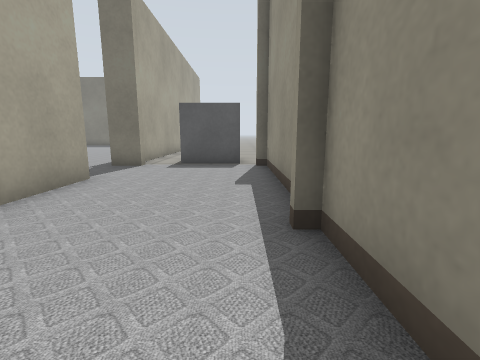
View 1 (above)

24 first-person views from a walk through a robot-simulator world made for Gazebo. The camera is 0.5 m above the floor, tilts 10° down and sees 85° across. Floor lines are 1 m apart. The floor is counted in squares, 0.5 m on a side. Each view is taken from the middle of a square. On the plan, view 1 faces up. The plan holds only what a view shows up to about 11 squares ahead; the rest is blank. The place goes on beyond the plan. Robots are left out. Some surface patterns are stand-ins.

View 2
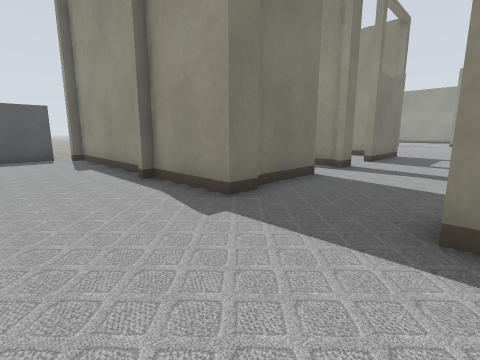

View 3
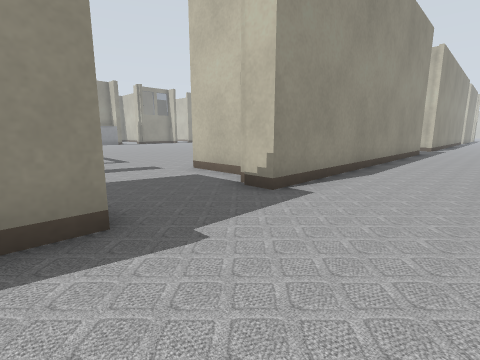

View 4
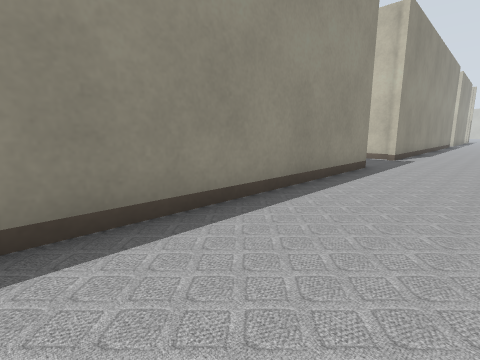

View 5
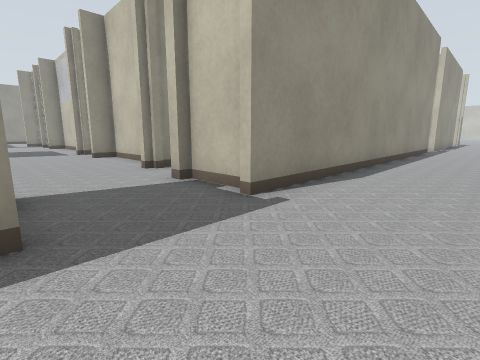

View 6
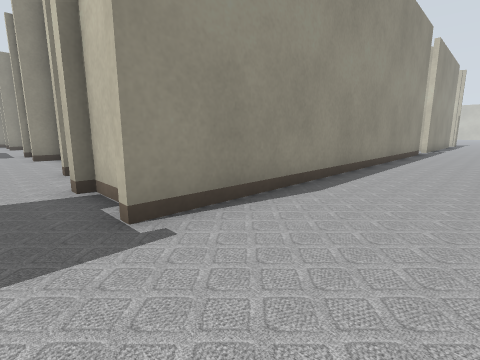

View 7
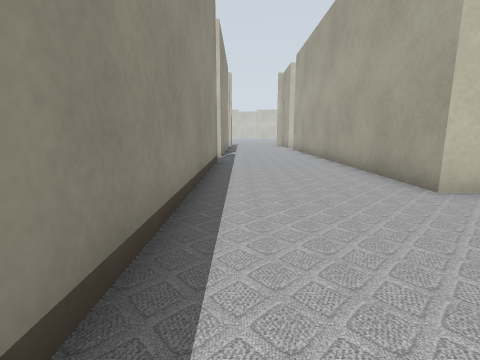

View 8
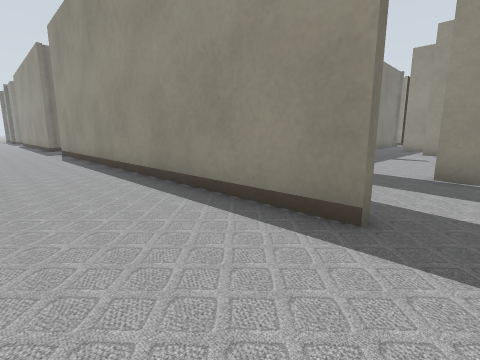

View 9
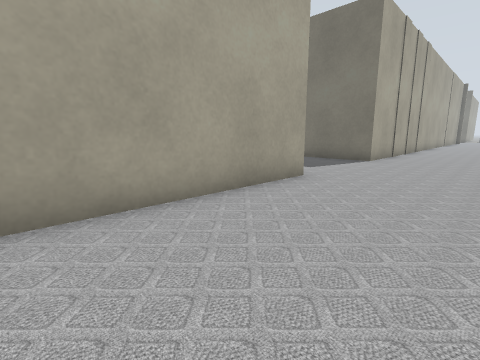

View 10
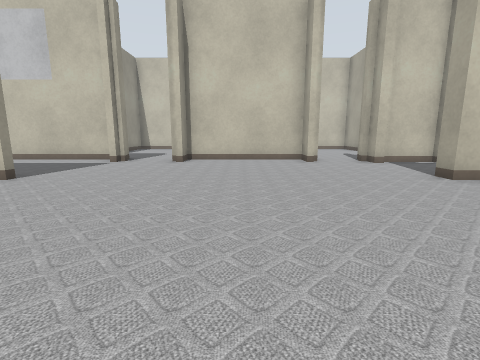

View 11
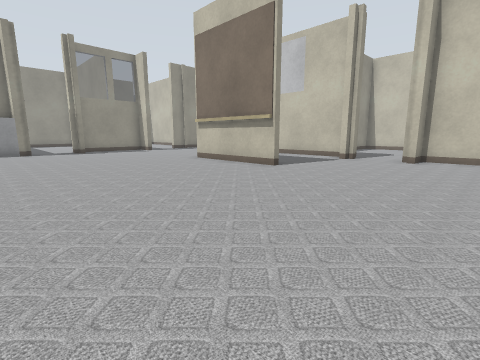

View 12
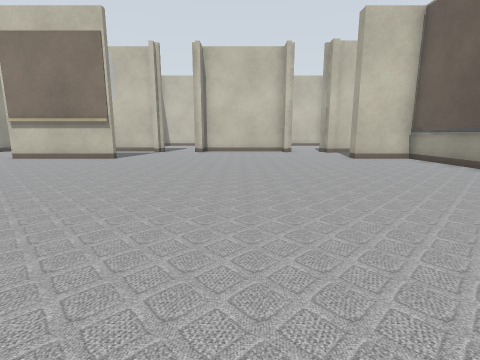

View 13
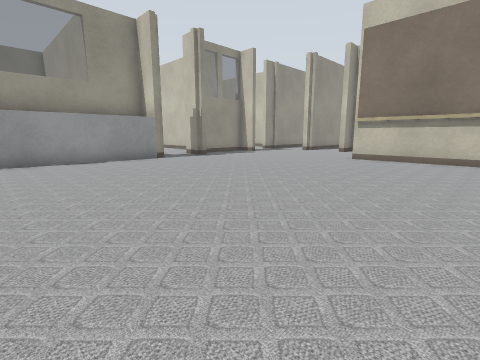

View 14
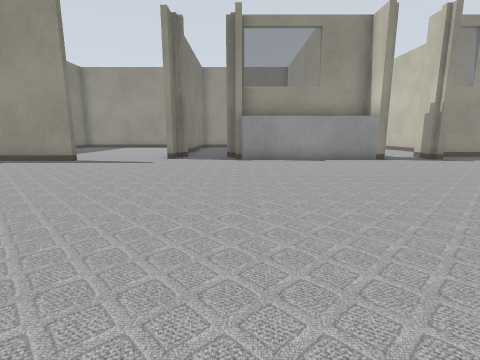

View 15
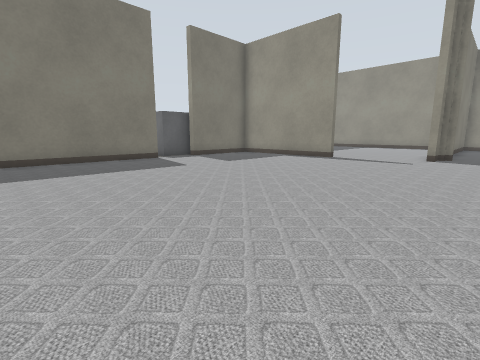

View 16
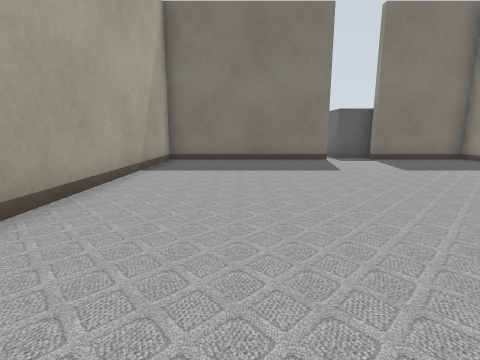

View 17
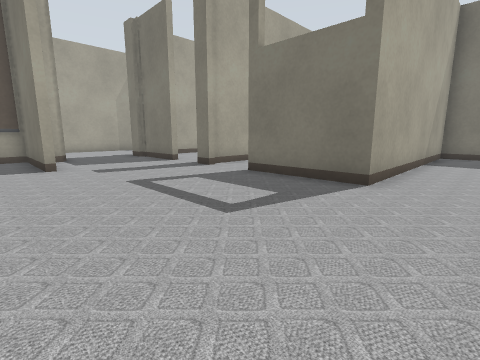

View 18
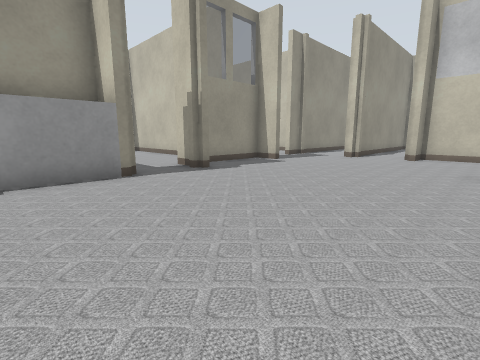

View 19
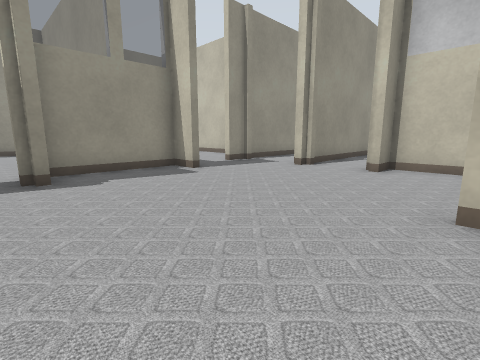

View 20
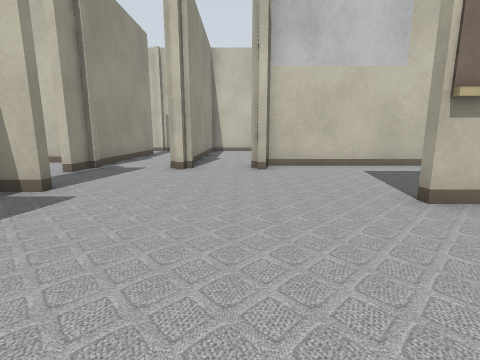

View 21
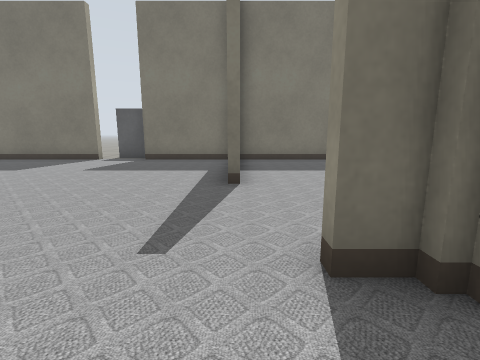

View 22
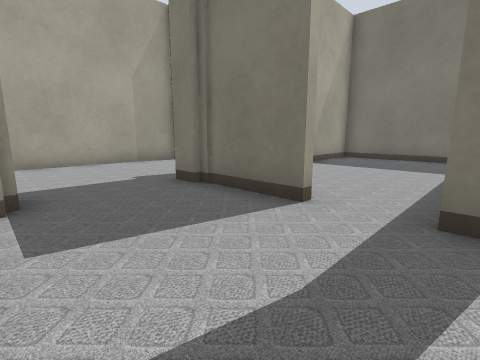

View 23
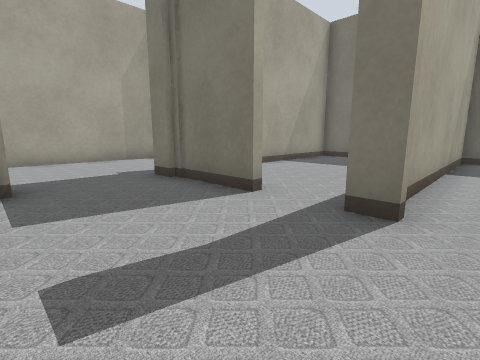

View 24
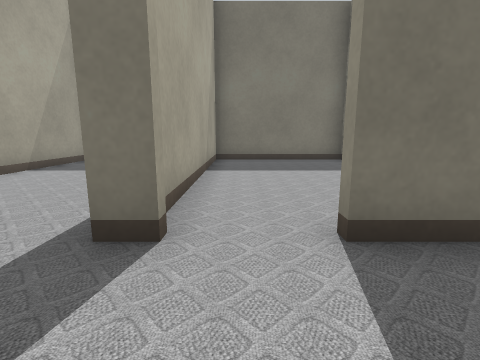

### Floor plan
Points are (right, up) in squares from view 1. A wall is a line through its corners. A room is listed if a view was taken in it or the views show most of it. See-through windows are left out.
Room 1 (views 1, 2, 3, 4, 5, 6, 7, 8, 9)
walls: (0.9, -14.2) (0.9, -2.7) (1.9, -2.7); (1, -17.4) (3, -17.4); (3, -17.1) (3.3, -17.1); (1.6, 0.1) (0.9, 0.1) (0.9, 2.8); (-3.4, -18) (-3.4, -20.8); (4, 0.3) (1.5, 0.3); (0.9, 3.5) (0.9, 8.4); (-3.4, 5.9) (-3.4, -2.5); (-3.4, -25.4) (-3.4, -32.5); (0.6, 8.2) (0.6, 8.8); (-3.1, 8.8) (-3.1, 8.3) (-3.5, 8.3); (-3.4, 11.5) (-3.4, 9.5); (0.9, -31.1) (0.9, -17)
ways out: opening at (2.5, -1.5) to room 2; opening at (3, -15.5) to room 2; opening at (1, -32)
objects: grey box (-2, 9) to (0, 9)
Room 2 (views 10, 11, 12, 13, 14, 15, 16, 17, 18, 19, 20, 21, 22, 23, 24)
walls: (13.1, -14) (13.1, -13.7) (17.3, -13.7) (17.3, -14); (4.6, -3.8) (1.1, -3.8); (23.3, -8.6) (23.3, -3); (6.4, 0.3) (5.5, 0.3); (23.9, -10.7) (24.5, -10.7); (2.5, -3.5) (4.6, -3.5); (13, -18.3) (19.3, -18.3); (19.5, -17.4) (19.5, -18); (22.8, 3.1) (22.8, 6); (24.4, -14.5) (24.4, -11.1); (1.1, -10.5) (1.1, -13.7) (3.3, -13.7) (3.3, -14.2); (21.4, -17.7) (22.1, -17.7); (5.6, -18.3) (10.1, -18.3); (17.4, 8.8) (17.4, 8.3) (11.2, 8.3) (11.2, 0.3) (8, 0.3); (3.3, -17.1) (3.3, -17.8); (24.4, -17.8) (24.4, -16.8); (24.5, 8.3) (19.4, 8.3)
ways out: opening at (2.5, -1.5) to room 1; opening at (3, -15.5) to room 1; opening at (5, 1) to room 3; opening at (7, 1) to room 4; opening at (23, -17)
objects: grey box (18, 9) to (19, 9)
Room 3 (no view inside)
walls: (5.8, 0.6) (5.8, 1.4); (4.8, 8.3) (1.1, 8.3) (1.1, 4)
ways out: opening at (5, 1) to room 2
Room 4 (no view inside)
walls: (11, 8.3) (6.1, 8.3) (6.1, 0.6)
ways out: opening at (7, 1) to room 2

Positions as (right, up) in squares from view 1, and headings:
1: (0, 0), facing up
2: (-2, -3), facing up-right
3: (-2, 1), facing down-right
4: (-2, -6), facing down-right
5: (-2, -14), facing down-right
6: (-2, -16), facing down-right
7: (0, -21), facing down
8: (-2, -32), facing up-right
9: (0, -31), facing up-left
10: (8, -8), facing down
11: (8, -7), facing down-right
12: (8, -3), facing down
13: (13, -3), facing down-right
14: (13, -3), facing right
15: (12, -2), facing up-right
16: (14, -2), facing up
17: (13, -5), facing up-left
18: (17, -6), facing down-right
19: (17, -10), facing down-right
20: (20, -10), facing down
21: (23, -2), facing up
22: (6, -3), facing up-left
23: (7, -3), facing up-left
24: (7, -2), facing up
